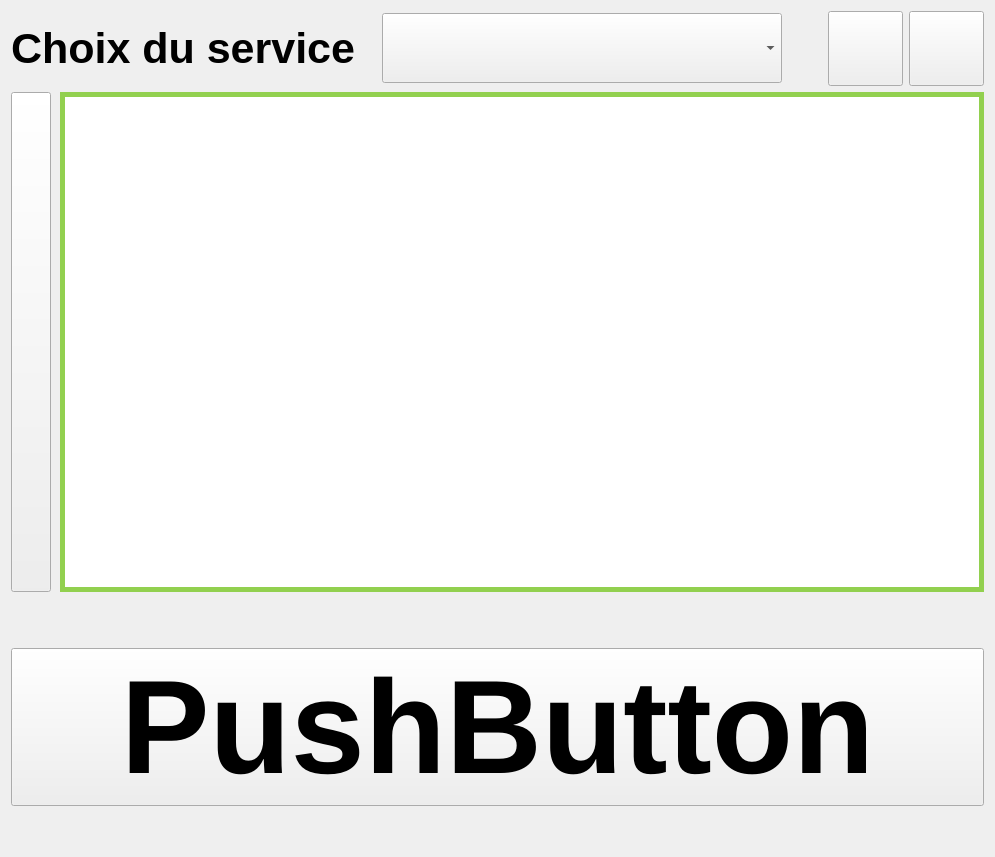
      <widget class="QWidget" name="pageMainWindow">
       <layout class="QVBoxLayout" name="verticalLayout_2">
        <item>
         <layout class="QVBoxLayout" name="verticalLayout_33">
          <item>
           <layout class="QHBoxLayout" name="horizontalLayout_73">
            <item>
             <layout class="QHBoxLayout" name="horizontalLayout_74">
              <item>
               <widget class="QLabel" name="labelChoixService_9">
                <property name="minimumSize">
                 <size>
                  <width>241</width>
                  <height>21</height>
                 </size>
                </property>
                <property name="font">
                 <font>
                  <family>Arial</family>
                  <pointsize>32</pointsize>
                  <weight>75</weight>
                  <bold>true</bold>
                 </font>
                </property>
                <property name="text">
                 <string>Choix du service</string>
                </property>
               </widget>
              </item>
              <item>
               <spacer name="horizontalSpacer_3">
                <property name="orientation">
                 <enum>Qt::Horizontal</enum>
                </property>
                <property name="sizeType">
                 <enum>QSizePolicy::Fixed</enum>
                </property>
                <property name="sizeHint" stdset="0">
                 <size>
                  <width>20</width>
                  <height>20</height>
                 </size>
                </property>
               </spacer>
              </item>
              <item>
               <widget class="QComboBox" name="comboBoxServices">
                <property name="sizePolicy">
                 <sizepolicy hsizetype="Expanding" vsizetype="Preferred">
                  <horstretch>0</horstretch>
                  <verstretch>0</verstretch>
                 </sizepolicy>
                </property>
                <property name="minimumSize">
                 <size>
                  <width>400</width>
                  <height>70</height>
                 </size>
                </property>
                <property name="maximumSize">
                 <size>
                  <width>1000</width>
                  <height>70</height>
                 </size>
                </property>
                <property name="font">
                 <font>
                  <family>Arial</family>
                  <pointsize>32</pointsize>
                  <weight>75</weight>
                  <bold>true</bold>
                 </font>
                </property>
                <property name="editable">
                 <bool>false</bool>
                </property>
                <property name="insertPolicy">
                 <enum>QComboBox::InsertAtBottom</enum>
                </property>
               </widget>
              </item>
              <item>
               <spacer name="horizontalSpacer_59">
                <property name="orientation">
                 <enum>Qt::Horizontal</enum>
                </property>
                <property name="sizeType">
                 <enum>QSizePolicy::Expanding</enum>
                </property>
                <property name="sizeHint" stdset="0">
                 <size>
                  <width>40</width>
                  <height>20</height>
                 </size>
                </property>
               </spacer>
              </item>
              <item>
               <layout class="QHBoxLayout" name="horizontalLayout_75">
                <item>
                 <widget class="QPushButton" name="pushButtonSettings">
                  <property name="minimumSize">
                   <size>
                    <width>75</width>
                    <height>75</height>
                   </size>
                  </property>
                  <property name="text">
                   <string/>
                  </property>
                  <property name="iconSize">
                   <size>
                    <width>32</width>
                    <height>32</height>
                   </size>
                  </property>
                 </widget>
                </item>
                <item>
                 <widget class="QPushButton" name="pushButtonClose">
                  <property name="minimumSize">
                   <size>
                    <width>75</width>
                    <height>75</height>
                   </size>
                  </property>
                  <property name="text">
                   <string/>
                  </property>
                  <property name="iconSize">
                   <size>
                    <width>32</width>
                    <height>32</height>
                   </size>
                  </property>
                 </widget>
                </item>
               </layout>
              </item>
             </layout>
            </item>
           </layout>
          </item>
          <item>
           <layout class="QHBoxLayout" name="horizontalLayout_76" stretch="0,0,0,1">
            <item>
             <layout class="QVBoxLayout" name="verticalLayout_34">
              <item>
               <layout class="QHBoxLayout" name="horizontalLayout_77">
                <item>
                 <layout class="QVBoxLayout" name="verticalLayout_35">
                  <item>
                   <spacer name="verticalSpacer_44">
                    <property name="orientation">
                     <enum>Qt::Vertical</enum>
                    </property>
                    <property name="sizeHint" stdset="0">
                     <size>
                      <width>0</width>
                      <height>40</height>
                     </size>
                    </property>
                   </spacer>
                  </item>
                 </layout>
                </item>
               </layout>
              </item>
             </layout>
            </item>
            <item>
             <widget class="QPushButton" name="pushButtonServiceProgress">
              <property name="sizePolicy">
               <sizepolicy hsizetype="Expanding" vsizetype="Expanding">
                <horstretch>0</horstretch>
                <verstretch>0</verstretch>
               </sizepolicy>
              </property>
              <property name="minimumSize">
               <size>
                <width>40</width>
                <height>0</height>
               </size>
              </property>
              <property name="maximumSize">
               <size>
                <width>40</width>
                <height>10000</height>
               </size>
              </property>
              <property name="text">
               <string/>
              </property>
             </widget>
            </item>
            <item>
             <spacer name="horizontalSpacer_8">
              <property name="orientation">
               <enum>Qt::Horizontal</enum>
              </property>
              <property name="sizeHint" stdset="0">
               <size>
                <width>3</width>
                <height>20</height>
               </size>
              </property>
             </spacer>
            </item>
            <item>
             <layout class="QHBoxLayout" name="horizontalLayout_81">
              <item>
               <layout class="QVBoxLayout" name="verticalLayout_36">
                <item>
                 <widget class="QTableWidget" name="tableWidgetServices">
                  <property name="sizePolicy">
                   <sizepolicy hsizetype="Expanding" vsizetype="Expanding">
                    <horstretch>100</horstretch>
                    <verstretch>100</verstretch>
                   </sizepolicy>
                  </property>
                  <property name="minimumSize">
                   <size>
                    <width>0</width>
                    <height>500</height>
                   </size>
                  </property>
                  <property name="maximumSize">
                   <size>
                    <width>16777215</width>
                    <height>16777215</height>
                   </size>
                  </property>
                  <property name="font">
                   <font>
                    <family>Arial</family>
                    <pointsize>36</pointsize>
                   </font>
                  </property>
                  <property name="styleSheet">
                   <string notr="true">border : 5px solid #92d04f;</string>
                  </property>
                  <attribute name="horizontalHeaderVisible">
                   <bool>false</bool>
                  </attribute>
                  <attribute name="verticalHeaderVisible">
                   <bool>false</bool>
                  </attribute>
                 </widget>
                </item>
               </layout>
              </item>
             </layout>
            </item>
           </layout>
          </item>
          <item>
           <spacer name="verticalSpacer_45">
            <property name="orientation">
             <enum>Qt::Vertical</enum>
            </property>
            <property name="sizeType">
             <enum>QSizePolicy::Minimum</enum>
            </property>
            <property name="sizeHint" stdset="0">
             <size>
              <width>20</width>
              <height>50</height>
             </size>
            </property>
           </spacer>
          </item>
          <item>
           <widget class="QPushButton" name="pushButtonStartService">
            <property name="font">
             <font>
              <family>Arial</family>
              <pointsize>100</pointsize>
              <weight>75</weight>
              <bold>true</bold>
             </font>
            </property>
            <property name="text">
             <string>PushButton</string>
            </property>
           </widget>
          </item>
          <item>
           <spacer name="verticalSpacer_2">
            <property name="orientation">
             <enum>Qt::Vertical</enum>
            </property>
            <property name="sizeType">
             <enum>QSizePolicy::Minimum</enum>
            </property>
            <property name="sizeHint" stdset="0">
             <size>
              <width>20</width>
              <height>40</height>
             </size>
            </property>
           </spacer>
          </item>
         </layout>
        </item>
       </layout>
      </widget>
